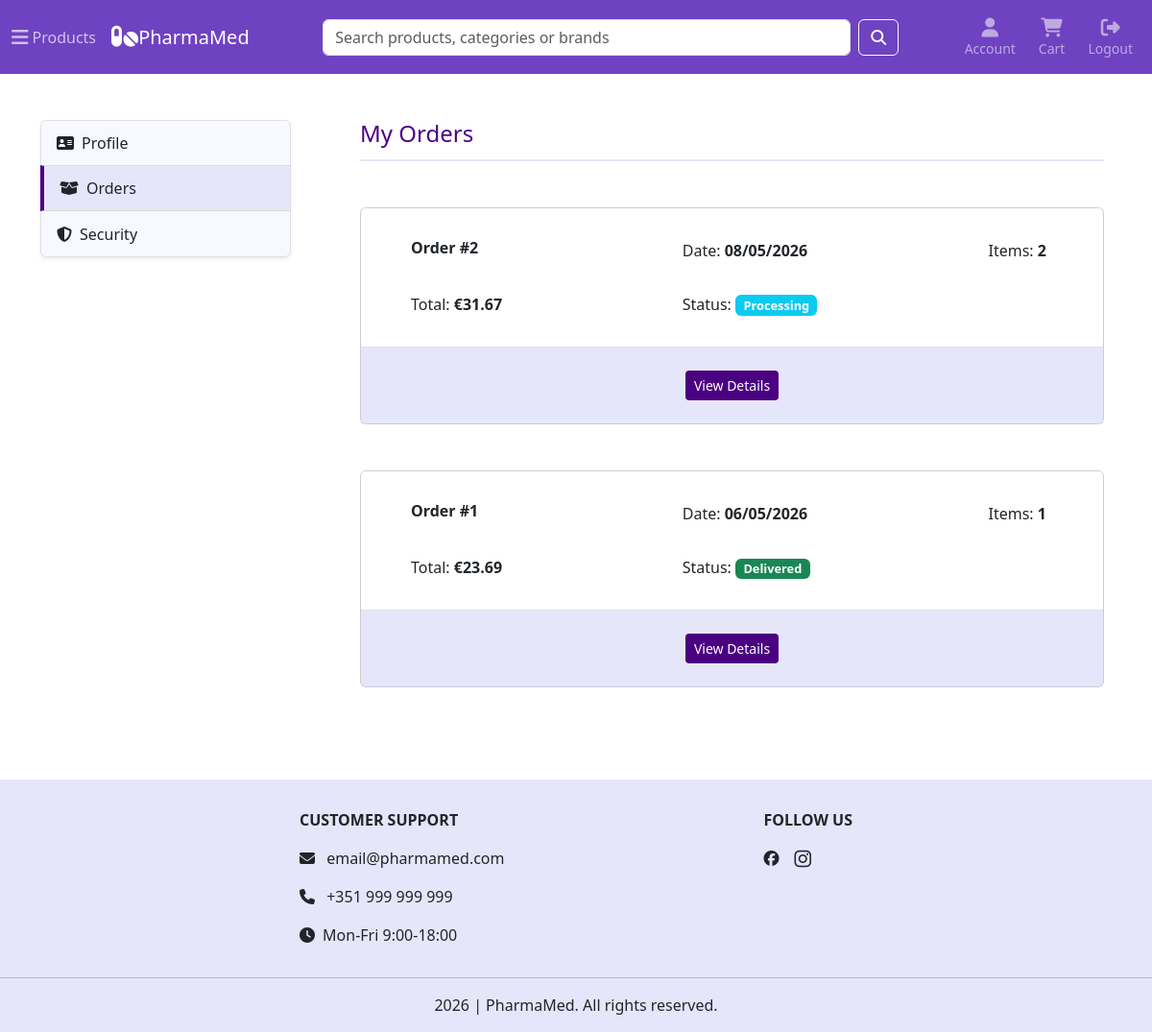
The app's page /account/orders (signed in), older data.
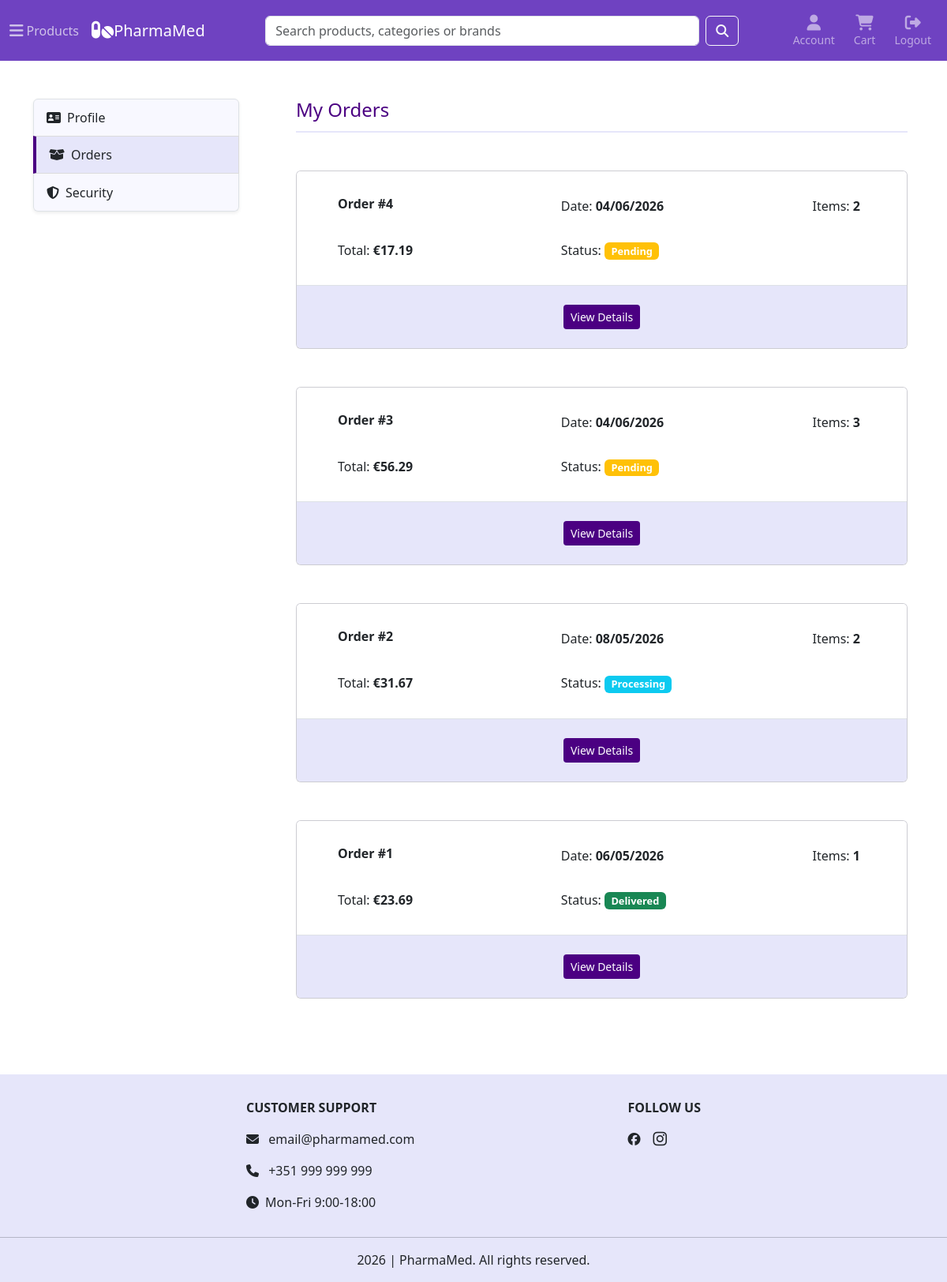
The same page, newer data.
### tables this page shows
CREATE TABLE "orders" (
    id INTEGER PRIMARY KEY AUTOINCREMENT,
    user_id INTEGER NOT NULL,
    address_id INTEGER NOT NULL,
    full_name TEXT NOT NULL,
    address_line TEXT NOT NULL,
    postal_code TEXT NOT NULL,
    city TEXT NOT NULL,
    country TEXT NOT NULL,
    shipping_method TEXT NOT NULL,
    subtotal REAL NOT NULL,
    shipping_cost REAL NOT NULL,
    total REAL NOT NULL,
    status TEXT NOT NULL DEFAULT 'pending',
    created_at DATETIME DEFAULT CURRENT_TIMESTAMP,
    updated_at DATETIME DEFAULT CURRENT_TIMESTAMP,
    FOREIGN KEY (user_id) REFERENCES users(id)
);

### app/routes/account.py (the view)
@account_bp.route("/orders")
@login_required
def orders():
    db = get_db()
    orders = get_user_orders(db, current_user.id)
    return render_template("account/orders.html", active_page="orders", orders=orders)

### app/__init__.py (called while the page is built)
@app.context_processor
def inject_globals():
    return {
        "categories_menu": load_categories_menu(),
        "cart_count": get_cart_count()
    }

### app/models/user.py (called while the page is built)
@login_manager.user_loader
def load_user(user_id):
    db = get_db()
    user = db.execute(
        """
        SELECT id, email, first_name, last_name
        FROM users
        WHERE id = ?
        """,
        (int(user_id),)
    ).fetchone()
    if user is None:
        return None
    return User(
        user["id"],
        user["email"],
        user["first_name"],
        user["last_name"]
    )

### app/services/cart_service.py (called while the page is built)
def get_cart_count():
    db = get_db()
    if current_user.is_authenticated:
        return db_cart_count(db, current_user.id)
    session_cart = session.get('cart', {})
    return sum(session_cart.values())

def db_cart_count(db, user_id):
    cart_count = db.execute(
        """
        SELECT SUM(quantity) as total
        FROM cart_items ci
        JOIN carts c ON ci.cart_id = c.id
        WHERE c.user_id = ?
        """,
        (user_id,)
    ).fetchone()
    return cart_count["total"] or 0

### app/services/order_service.py (called while the page is built)
def get_user_orders(db, user_id, limit=None):
    query = """
        SELECT o.*, SUM(oi.quantity) AS item_count
        FROM orders o
        JOIN order_items oi ON oi.order_id = o.id
        WHERE o.user_id = ?
        GROUP BY o.id
        ORDER BY o.created_at DESC
    """
    params = [user_id]
    if limit is not None:
        query += " LIMIT ?"
        params.append(limit)
    orders = db.execute(query, tuple(params)).fetchall()
    return orders

### app/utils/categories.py (called while the page is built)
def load_categories_menu():
    db = get_db()
    rows = db.execute(
        """
        SELECT category_id, name, parent_id, icon
        FROM categories
        ORDER BY category_id
        """
    ).fetchall()
    categories_menu = {}
    for row in rows:
        if row["parent_id"] == 0:
            categories_menu[row["category_id"]] = {
                "category_data": row,
                "subcategories": []
            }
    for row in rows:
        parent_id = row["parent_id"]
        if parent_id != 0 and parent_id in categories_menu:
            categories_menu[parent_id]["subcategories"].append(row)
    return categories_menu

### app/utils/db.py (called while the page is built)
def get_db():
    if "db" not in g:
        g.db = sqlite3.connect(DATABASE_PATH)
        g.db.row_factory = sqlite3.Row
        g.db.execute("PRAGMA foreign_keys = ON")
    return g.db

### app/utils/formatting.py (called while the page is built)
def format_date(value):
    return datetime.strptime(value, "%Y-%m-%d %H:%M:%S").strftime("%d/%m/%Y")

### app/templates/account/orders.html (shortened to what this page needs)
{% extends "account/account.html" %}
{% block account_content %}
<div class="page-header pb-1">
    <h1 class="fs-4">My Orders</h1>
</div>
{% for order in orders %}
    <div class="card order-card my-5">
        <ul class="list-group list-group-flush">
            <li class="list-group-item p-3">
                <div class="row mt-3">
                    <div class="col-12 col-md-6 col-lg-5 mb-3 mb-md-0 ps-lg-5">
                        <h2 class="fs-6 fw-bold">Order #{{ order.id }} </h2>
                    </div>
                    <div class="col-12 col-md-6 col-lg-5">
                        <p>Date: <strong>{{ order.created_at | format_date }}</strong></p>
                    </div>
                    <div class="col-12 col-md-6 col-lg-2 mt-md-3 mt-lg-0">
                        <p>Items: <strong>{{ order.item_count }}</strong></p>
                    </div>
                    <div class="col-12 col-md-6 col-lg-5 mt-md-3 ps-lg-5">
                        <p>Total: <strong>€{{ "%.2f"|format(order.total) }}</strong></p>
                    </div>
                    <div class="col-12 col-md-6 col-lg-7 mt-md-3">
                        <p>Status:
                            <span class="badge {% if order.status == 'pending' %}bg-warning{% elif order.status == 'processing' %}bg-info{% elif order.status == 'shipped' %}bg-primary{% elif order.status == 'delivered' %}bg-success{% elif order.status == 'cancelled' %}bg-danger{% endif %}">
                                {{ order.status|title }}
                            </span>
                        </p>
                    </div>
                </div>
            </li>
            <li class="list-group-item dark-item p-4">
                <div class="text-center">
                    <a href="{{ url_for('account.order_details', order_id=order.id) }}" class="btn btn-sm order-details-btn" aria-label="View details for order {{ order.id }}">
                        View Details
                    </a>
                </div>
            </li>
        </ul>
    </div>
{% endfor %}
{% endblock %}

### app/templates/account/account.html (shortened to what this page needs)
{% extends "layout.html" %}
{% block main %}
<div class="container my-5">
    <div class="row">
        <div id="accountSidebar" class="col-3 d-none d-md-block" role="navigation" aria-label="Account navigation">
            <div class="list-group shadow-sm">
                <a href="{{ url_for('account.profile') }}" class="list-group-item list-group-item-action d-flex align-items-center {% if active_page == 'profile' %}active{% endif %}"
                {% if active_page == 'profile' %}aria-current="page"{% endif %}>
                    <i class="fa-solid fa-address-card me-2" aria-hidden="true"></i>Profile
                </a>
                <a href="{{ url_for('account.orders') }}" class="list-group-item list-group-item-action d-flex align-items-center {% if active_page == 'orders' %}active{% endif %}"
                {% if active_page == 'orders' %}aria-current="page"{% endif %}>
                    <i class="fa-solid fa-box-open me-2" aria-hidden="true"></i>Orders
                </a>
                <a href="{{ url_for('account.change_password') }}" class="list-group-item list-group-item-action d-flex align-items-center {% if active_page == 'security' %}active{% endif %}"
                {% if active_page == 'security' %}aria-current="page"{% endif %}>
                    <i class="fa-solid fa-shield-halved me-2" aria-hidden="true"></i>Security
                </a>
            </div>
        </div>
        <div class="col-12 col-md-9">
            <div class="main-content mx-2 ms-md-5">
                {% block account_content %}{% endblock %}
            </div>
        </div>
    </div>
</div>
{% endblock %}

### app/templates/layout.html (shortened to what this page needs)
<!DOCTYPE html>
<html lang="en">
    <head>
        <link href="https://cdn.jsdelivr.net/npm/bootstrap@5.3.8/dist/css/bootstrap.min.css" rel="stylesheet">
        <link href="/static/styles.css" rel="stylesheet">
    </head>
    <body class="d-flex flex-column min-vh-100">
        <nav class="navbar navbar-expand-md sticky-top" data-bs-theme="dark">
            <div class="container-fluid flex-wrap flex-md-nowrap align-items-center">
                <div class="d-flex align-items-center">
                    <button class="nav-link text-light products-toggle me-3 d-none d-md-inline-flex align-items-center" type="button" data-bs-toggle="collapse" data-bs-target="#productsMenu" aria-expanded="false" aria-controls="productsMenu" aria-label="Products menu toggle">
                        <i class="fa-solid fa-bars fa-lg me-1"></i>Products
                    </button>
                    <a class="navbar-brand" href="/">
                        <i class="fa-solid fa-pills fa-lg"></i>PharmaMed
                    </a>
                </div>
                <ul class="navbar-nav flex-row align-items-center gap-2 order-1 order-md-2">
                    {% if current_user.is_authenticated %}
                        <li class="nav-item d-flex flex-column text-center">
                            <a class="nav-link" href="{{ url_for('account.account_home') }}" aria-label="Account">
                                <i class="fa-solid fa-user fa-lg"></i>
                                <span class="d-none d-md-block small">Account</span>
                            </a>
                        </li>
                        <li class="nav-item d-flex flex-column text-center">
                            <a class="nav-link cart-icon position-relative" href="{{ url_for('cart.cart') }}" aria-label="Cart">
                                <i class="fa-solid fa-cart-shopping fa-lg"></i>
                                <span class="d-none d-md-block small">Cart</span>
                            </a>
                        </li>
                        <li class="nav-item d-flex flex-column text-center">
                            <form action="{{ url_for('auth.logout') }}" method="post" class="d-inline">
                                <button class="nav-link btn btn-link" type="submit" aria-label="Log out">
                                    <i class="fa-solid fa-right-from-bracket fa-lg"></i>
                                    <span class="d-none d-md-block small">Logout</span>
                                </button>
                            </form>
                        </li>
                    {% endif %}
                </ul>
                <div class="search-form w-100 order-2 order-md-1 mt-2 mt-md-0 mx-md-3">
                    <form class="d-flex" role="search" method="GET" action="/search" data-bs-theme="light">
                        <input class="form-control me-2" type="search" name="search_query" placeholder="Search products, categories or brands" aria-label="Search" autocomplete="off">
                        <button class="btn btn-outline-light" type="submit">
                            <i class="fa-solid fa-magnifying-glass"></i>
                        </button>
                    </form>
                </div>
            </div>
        </nav>
        <main class="flex-grow-1">
            {% block main %}{% endblock %}
        </main>
        <footer>
            <div class="container footer-top d-flex flex-row justify-content-evenly flex-wrap">
                <div class="footer-top-left">
                    <div class="fw-semibold pb-3">CUSTOMER SUPPORT</div>
                    <p>
                        <i class="fa-solid fa-envelope me-2"></i>
                        <a href="mailto:email@pharmamed.com">email@pharmamed.com</a>
                    </p>
                    <p>
                        <i class="fa-solid fa-phone me-2"></i>
                        <a href="tel:+351999999999">+351 999 999 999</a>
                    </p>
                    <p>
                        <i class="fa-solid fa-clock me-2"></i>Mon-Fri 9:00-18:00
                    </p>
                </div>
                <div class="footer-top-right">
                    <div class="fw-semibold pb-3">FOLLOW US</div>
                    <div class="d-flex gap-2">
                        <a href="https://facebook.com" target="_blank" aria-label="Follow us on Facebook">
                            <i class="fa-brands fa-facebook me-2"></i>
                        </a>
                        <a href="https://instagram.com" target="_blank" aria-label="Follow us on Instagram">
                            <i class="fa-brands fa-instagram fa-lg"></i>
                        </a>
                    </div>
                </div>
            </div>
            <hr>
            <div class="footer-bottom">
                <p id="copyright" aria-label="Copyright information"></p>
            </div>
        </footer>
    </body>
</html>

### app/static/styles.css (style rules this page uses)
.navbar { background-color: #6f42c1; }
.products-toggle { opacity: 0.7; }
@media (min-width: 768px) { .search-form { max-width: 600px; } }
.add-to-cart-btn, .login-btn, .register-btn, .forgot-password-btn, .reset-password-btn, .decrease-btn, .increase-btn, .checkout-btn, #saveChangesBtn, #addAddressBtn, #saveAddressBtn, .change-password-btn, .continue-btn, .place-order-btn, .view-orders-btn, .order-details-btn, .manage-stock-btn, .add-product-btn, .back-to-orders-btn { background-color: #4B0082; color: white; }
.product-name, .login, .register, .forgot-password, .reset-password, .cart-top, .item-name, .page-header, .section-header { color: #4B0082; }
.badge { background-color: #4B0082; font-size: 0.8rem; }
footer { background-color: #E6E6FA; text-align: center; }
.footer-top { padding-top: 30px; }
.footer-top-left, .footer-top-right { text-align: left; }
footer a { color: #212529; text-decoration: none; }
.login, .register-link, .register, .login-link, .forgot-password, .reset-password, .cart-top, .page-header, .section-header { border-bottom: solid 2px #E6E6FA; }
#accountSidebar .list-group-item { background-color: #F8F8FF; height: 3rem; }
#accountSidebar .list-group-item.active { background-color: #E6E6FA; color: #212529; border: solid 1px #dcdcdc; border-left: solid 4px #4B0082; }
.order-card { background-color: #F8F8FF; }
.dark-item { background-color: #E6E6FA; }

Row changes from the older to the newer data that the page shows:
added orders: id "4", created_at "04/06/2026", item_count "2", total "17.19", status "Pending"
added orders: id "3", created_at "04/06/2026", item_count "3", total "56.29", status "Pending"
